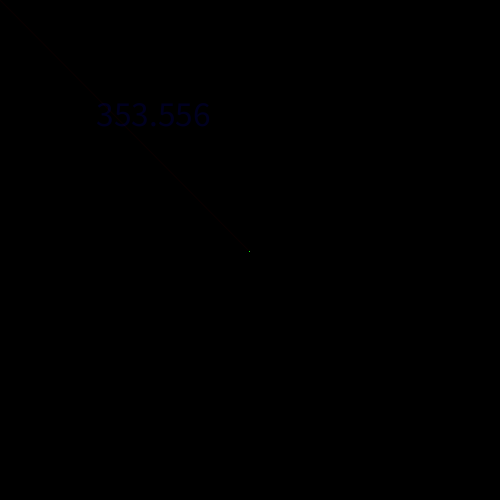
Frame 1 (no input)
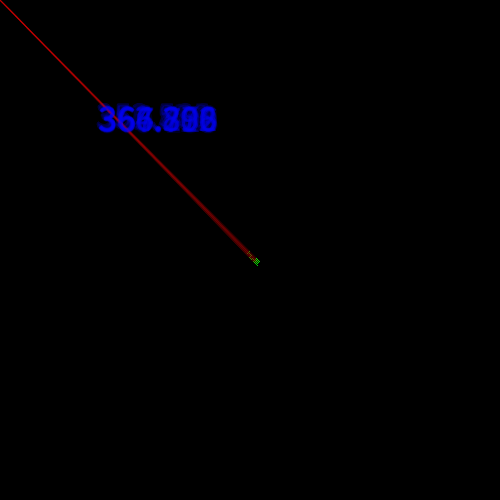
Frame 60 (the mouse pressed at the canvas centre just before this capture)
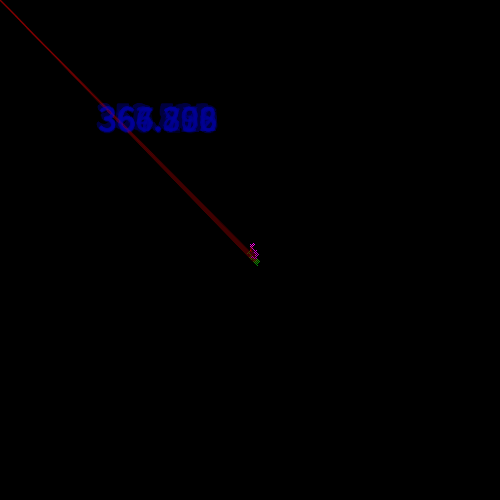
Frame 120 (the mouse held since frame 60 and released just before this capture)

The Processing sketch that drew these frames (run headless with seeded random() and noise(); from frame 60 on, the mouse is pressed at the canvas centre):

// Processing sketch: processing_116381
// ── processing_116381.pde

int X=250, Y=250, R, G, B;
int i, RndX, RndY;

void setup(){
  size(500,500);
  frameRate(60);
  background(0,0,0,100);
}

void draw(){
  
  bgclr();
  
  RndX = int(random(0,100));
  fill(255);
  if(RndX < 50) { X = X + 1; } else { X = X - 1; }
  if(X > width){ X = 0;} else if(X < 0){ X = width;}

  RndY = int(random(0,100));  
  if(RndY < 50) { Y = Y + 1; } else { Y = Y - 1; } 
  if(Y > height){ Y = 0;} else if(Y < 0) { Y = height;}


  R = int(mouseX);
  G = int(dist(X, Y, mouseX, mouseY));
  B = int(mouseY);
  
  strokeWeight(1);
  stroke(255,0,0,10);
  line(X, Y, mouseX, mouseY);

  textSize(dist(X, Y, mouseX, mouseY)/10);
  fill(0,0,255,30);
  text(dist(X, Y, mouseX, mouseY),lerp(X, mouseX, 0.5)-dist(X, Y, mouseX, mouseY)/10, lerp(Y, mouseY, 0.5));
  
  color RanClr = color(R, G ,B); 
  set(int(X), int(Y), RanClr); 

}

void bgclr(){
  noStroke();
  fill(0,0,0,2);
  rect(0,0,width,height);
}

void mousePressed() {
  fill(255);
  textSize(40);
  text("Distance",10,50);
  text("between",30,100);
  text("us",100,150);
  text("and",10,200);
  text("the pseudo-",50,250);
  text("-Brownian motion",100,300);
  text("with",20,350);
  text("a Random walk",50,400);

}

void mouseReleased(){
  noStroke();
  fill(0,0,0,255);
  rect(0,0,width,height);
}
